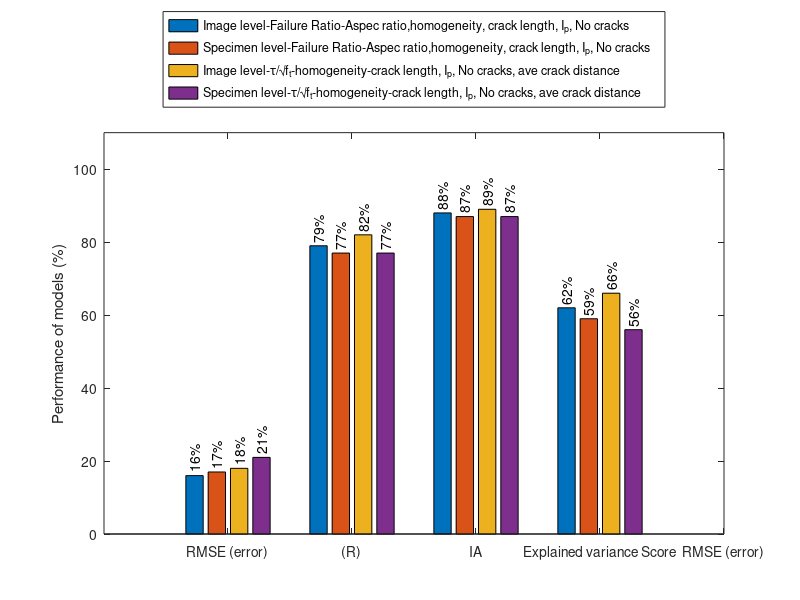

Recreate this plot in MATLAB. (Note: this script raises an error after producing the figure.)
clear all,clc
close all
% data set 1
data = 100*[ 0.16 , 0.17   , 0.18  ,0.21    ;  0.79 ,  0.77 , 0.82  , 0.77 ;0.88   ,0.87    ,  0.89  , 0.87   ;  0.62  , 0.59   , 0.66   ,  0.56  ];

% data = 100*[ 0.15  , 0.14  ,0.16  , 0.15  ; 0.82  , 0.85  , 0.80  , 0.83 ; 0.91  , 0.92 , 0.89 ,  0.91 ; 0.67  ,  0.71 ,  0.63 , 0.69  ];


fH = gcf; colormap(jet(4));
Labels = {'RMSE (error)', '(R)', 'IA','Explained variance Score'};
set(gca, 'XTick', 1:4, 'XTickLabel', Labels);
h=bar(data);
ylabel('Performance of models (%)')
ybuff=1;

for i=1:length(h)
    XDATA=get(get(h(i),'Children'),'XData');
    YDATA=get(get(h(i),'Children'),'YData');
    for j=1:size(XDATA,2)
        x=XDATA(1,j)+(XDATA(3,j)-XDATA(1,j))/2;
        y=YDATA(2,j)+ybuff;
        t=[num2str(YDATA(2,j),3), '%' ];
        text(x,y,t,'Color','k','HorizontalAlignment','left','Rotation',90)
    end
end
legend('Image level-Failure Ratio-Aspec ratio,homogeneity, crack length, I_{p}, No cracks','Specimen level-Failure Ratio-Aspec ratio,homogeneity, crack length, I_{p}, No cracks','Image level-\tau/\surd{f_t}-homogeneity-crack length, I_{p}, No cracks, ave crack distance','Specimen level-\tau/\surd{f_t}-homogeneity-crack length, I_{p}, No cracks, ave crack distance','Location','NorthOutside')
set(gca, 'XTick', 1:5, 'XTickLabel', Labels);

ylim([0 110])
applyhatch_pluscolor(fH,'//cc', 0, [0 1 0 1], jet(4))


% applyhatch_pluscolor(gcf,'|-.+\',0,[1 1 0 1 0 ],cool(5),200,3,2)
% legend('baseline','SVM using Wavelet feat','SVM using Geometrical feat','J48 using Geometrical feat','SVM+J48 Geometrical feat','Position','bestoutside')
print('Performance_All','-dpng', '-r1000');

%% Data set 2
clear all,clc
close all
% data set 1

% data2 = 100*[ 0.33, 0.37, 0.39,0.36 ,0.45  ,0.28 , 0.29,0.28 , 0.32, 0.35;0.9 ,0.86 ,0.86 ,0.9 , 0.87 ,0.91 ,0.9 ,0.91 ,0.9 ,0.88 ;0.94 ,0.92 ,0.92 ,0.94 ,0.92  ,0.95 , 0.94,0.95 ,0.94 ,0.93 ; 0.81,0.72 , 0.72,0.77 ,0.66  ,0.83 ,0.81 ,0.82 , 0.8,0.77];
data = 100*[ 0.31  ,0.32   ,0.32   , 0.33   ;  0.84  , 0.83 ,  0.82 , 0.82  ; 0.91  ,  0.9  ,0.89  ,  0.89  ; 0.7   , 0.69  ,0.67    ,   0.67 ];

% data = 100*[   ,   ,   ,    ;   ,    ,   ,   ;   ,   ,  ,    ;    ,   ,    ,    ];
% 

fH = gcf; colormap(jet(4));
Labels = {'NRMSE (error)', '(R)', 'IA','Explained variance Score'};
set(gca, 'XTick', 1:4, 'XTickLabel', Labels);
h=bar(data);
ylabel('Performance of models (%)')
ybuff=1;

for i=1:length(h)
    XDATA=get(get(h(i),'Children'),'XData');
    YDATA=get(get(h(i),'Children'),'YData');
    for j=1:size(XDATA,2)
        x=XDATA(1,j)+(XDATA(3,j)-XDATA(1,j))/2;
        y=YDATA(2,j)+ybuff;
        t=[num2str(YDATA(2,j),3), '%' ];
        text(x,y,t,'Color','k','HorizontalAlignment','left','Rotation',90)
    end
end
legend('Image level-entire panel-Aspect ratio,homogeneity,length, ave crack distance','Specimen level-entire panel-Aspect ratio,homogeneity,length, ave crack distance','Image level-50% subsampled-Aspect ratio,homogeneity,length, ave crack distance','Image level-30% subsampled-Aspect ratio,homogeneity,length, ave crack distance','Location','NorthOutside')
set(gca, 'XTick', 1:5, 'XTickLabel', Labels);

ylim([0 110])
applyhatch_pluscolor(fH,'//cc', 0, [0 1 0 1], jet(4))

% applyhatch_pluscolor(gcf,'|-.+\',0,[1 1 0 1 0 ],cool(5),200,3,2)
% legend('baseline','SVM using Wavelet feat','SVM using Geometrical feat','J48 using Geometrical feat','SVM+J48 Geometrical feat','Position','bestoutside')
print('Performance_maxshear-ft','-dpng', '-r1000');

%% paper figure 3

clear all,clc
close all
% data set 1

% data2 = 100*[ 0.33, 0.37, 0.39,0.36 ,0.45  ,0.28 , 0.29,0.28 , 0.32, 0.35;0.9 ,0.86 ,0.86 ,0.9 , 0.87 ,0.91 ,0.9 ,0.91 ,0.9 ,0.88 ;0.94 ,0.92 ,0.92 ,0.94 ,0.92  ,0.95 , 0.94,0.95 ,0.94 ,0.93 ; 0.81,0.72 , 0.72,0.77 ,0.66  ,0.83 ,0.81 ,0.82 , 0.8,0.77];
data = 100*[ 0.18  , 0.19  , 0.43  ,  0.39  ; 0.85  ,  0.82  , 0.83  , 0.86  ; 0.92  ,0.9  , 0.91 , 0.92   ; 0.72   , 0.68  ,  0.69  , 0.74   ];



fH = gcf; colormap(jet(4));
Labels = {'NRMSE (error)', '(R)', 'IA','Explained variance Score'};
set(gca, 'XTick', 1:4, 'XTickLabel', Labels);
h=bar(data);
ylabel('Performance of models (%)')
ybuff=1;

for i=1:length(h)
    XDATA=get(get(h(i),'Children'),'XData');
    YDATA=get(get(h(i),'Children'),'YData');
    for j=1:size(XDATA,2)
        x=XDATA(1,j)+(XDATA(3,j)-XDATA(1,j))/2;
        y=YDATA(2,j)+ybuff;
        t=[num2str(YDATA(2,j),3), '%' ];
        text(x,y,t,'Color','k','HorizontalAlignment','left','Rotation',90)
    end
end
legend('Image level-\tau/\surd{f_t}-homogeneity-crack length, I_{p}, No cracks, ave crack distance','Specimen level-\tau/\surd{f_t}-homogeneity-crack length, I_{p}, No cracks, ave crack distance','Image level-\sigma_{2}/\surd{f_t}-Aspect ratio-homogeneity-crack length, ave crack distance','Specimen level-\sigma_{2}/\surd{f_t}-Aspect ratio-homogeneity-crack length, ave crack distance','Location','NorthOutside')
set(gca, 'XTick', 1:5, 'XTickLabel', Labels);

ylim([0 110])
applyhatch_pluscolor(fH,'//cc', 0, [0 1 0 1], jet(4))

% applyhatch_pluscolor(gcf,'|-.+\',0,[1 1 0 1 0 ],cool(5),200,3,2)
% legend('baseline','SVM using Wavelet feat','SVM using Geometrical feat','J48 using Geometrical feat','SVM+J48 Geometrical feat','Position','bestoutside')
print('Performance_monotonic-sigma2-shear-ft','-dpng', '-r1000');

%% Data set 2
clear all,clc
close all
% data set 1

% data2 = 100*[ 0.33, 0.37, 0.39,0.36 ,0.45  ,0.28 , 0.29,0.28 , 0.32, 0.35;0.9 ,0.86 ,0.86 ,0.9 , 0.87 ,0.91 ,0.9 ,0.91 ,0.9 ,0.88 ;0.94 ,0.92 ,0.92 ,0.94 ,0.92  ,0.95 , 0.94,0.95 ,0.94 ,0.93 ; 0.81,0.72 , 0.72,0.77 ,0.66  ,0.83 ,0.81 ,0.82 , 0.8,0.77];
data = 100*[ 0.16  ,  0.17  , 0.17   , 0.18    ; 0.77   , 0.72  ,  0.72  , 0.7 ; 0.86   , 0.84    , 0.84 , 0.82   ; .59   ,  0.48  ,0.50     ,  0.48   ];
% data = 100*[    ,    ,    ,     ;    ,   ,    ,  ;    ,     ,  ,    ;    ,    ,     ,     ];

% data = 100*[   ,   ,   ,    ;   ,    ,   ,   ;   ,   ,  ,    ;    ,   ,    ,    ];
% 

fH = gcf; colormap(jet(4));
Labels = {'NRMSE (error)', '(R)', 'IA','Explained variance Score'};
set(gca, 'XTick', 1:4, 'XTickLabel', Labels);
h=bar(data);
ylabel('Performance of models (%)')
ybuff=1;

for i=1:length(h)
    XDATA=get(get(h(i),'Children'),'XData');
    YDATA=get(get(h(i),'Children'),'YData');
    for j=1:size(XDATA,2)
        x=XDATA(1,j)+(XDATA(3,j)-XDATA(1,j))/2;
        y=YDATA(2,j)+ybuff;
        t=[num2str(YDATA(2,j),3), '%' ];
        text(x,y,t,'Color','k','HorizontalAlignment','left','Rotation',90)
    end
end
legend('No sampling-Entire panel','10 resampling-Training and test from 80-100 % resampled blocks','10 resampling-Training and test from 60-100 % resampled blocks','10 resampling-Training and test from 20-100 % resampled blocks','Location','NorthOutside')
set(gca, 'XTick', 1:5, 'XTickLabel', Labels);

ylim([0 110])
applyhatch_pluscolor(fH,'//cc', 0, [0 1 0 1], jet(4))

% applyhatch_pluscolor(gcf,'|-.+\',0,[1 1 0 1 0 ],cool(5),200,3,2)
% legend('baseline','SVM using Wavelet feat','SVM using Geometrical feat','J48 using Geometrical feat','SVM+J48 Geometrical feat','Position','bestoutside')
print('Performance_sampling','-dpng', '-r1000');

%% Data set 2
clear all,clc
close all
% data set 1

% data2 = 100*[ 0.33, 0.37, 0.39,0.36 ,0.45  ,0.28 , 0.29,0.28 , 0.32, 0.35;0.9 ,0.86 ,0.86 ,0.9 , 0.87 ,0.91 ,0.9 ,0.91 ,0.9 ,0.88 ;0.94 ,0.92 ,0.92 ,0.94 ,0.92  ,0.95 , 0.94,0.95 ,0.94 ,0.93 ; 0.81,0.72 , 0.72,0.77 ,0.66  ,0.83 ,0.81 ,0.82 , 0.8,0.77];
% data = 100*[ 0.16  ,  0.17  , 0.17   , 0.18    ; 0.77   , 0.72  ,  0.72  , 0.7 ; 0.86   , 0.84    , 0.84 , 0.82   ; .59   ,  0.48  ,0.50     ,  0.48   ];
data = 100*[ 0.16   , 0.21   ,0.2    ,   0.17  ; 0.77   ,  0.56 ,  0.62  , 0.7 ;   0.86 ,   0.71  ,0.74  ,   0.8 ; 0.59   , 0.29   ,  0.37   ,  0.48   ];

% data = 100*[   ,   ,   ,    ;   ,    ,   ,   ;   ,   ,  ,    ;    ,   ,    ,    ];
% 

fH = gcf; colormap(jet(4));
Labels = {'NRMSE (error)', '(R)', 'IA','Explained variance Score'};
set(gca, 'XTick', 1:4, 'XTickLabel', Labels);
h=bar(data);
ylabel('Performance of models (%)')
ybuff=1;

for i=1:length(h)
    XDATA=get(get(h(i),'Children'),'XData');
    YDATA=get(get(h(i),'Children'),'YData');
    for j=1:size(XDATA,2)
        x=XDATA(1,j)+(XDATA(3,j)-XDATA(1,j))/2;
        y=YDATA(2,j)+ybuff;
        t=[num2str(YDATA(2,j),3), '%' ];
        text(x,y,t,'Color','k','HorizontalAlignment','left','Rotation',90)
    end
end
legend('No sampling-Entire panel','Training from entire panel-Test from 30 % resampled blocks','Training from entire panel-Test from 50 % resampled blocks','Training from entire panel-Test from 80 % resampled blocks','Location','NorthOutside')
set(gca, 'XTick', 1:5, 'XTickLabel', Labels);

ylim([0 110])
applyhatch_pluscolor(fH,'//cc', 0, [0 1 0 1], jet(4))

% applyhatch_pluscolor(gcf,'|-.+\',0,[1 1 0 1 0 ],cool(5),200,3,2)
% legend('baseline','SVM using Wavelet feat','SVM using Geometrical feat','J48 using Geometrical feat','SVM+J48 Geometrical feat','Position','bestoutside')
print('Performance_sampling2','-dpng', '-r1000');


%% Data set 2
clear all,clc
close all
% data set 1

% data2 = 100*[ 0.33, 0.37, 0.39,0.36 ,0.45  ,0.28 , 0.29,0.28 , 0.32, 0.35;0.9 ,0.86 ,0.86 ,0.9 , 0.87 ,0.91 ,0.9 ,0.91 ,0.9 ,0.88 ;0.94 ,0.92 ,0.92 ,0.94 ,0.92  ,0.95 , 0.94,0.95 ,0.94 ,0.93 ; 0.81,0.72 , 0.72,0.77 ,0.66  ,0.83 ,0.81 ,0.82 , 0.8,0.77];
% data = 100*[ 0.16  ,  0.17  , 0.17   , 0.18    ; 0.77   , 0.72  ,  0.72  , 0.7 ; 0.86   , 0.84    , 0.84 , 0.82   ; .59   ,  0.48  ,0.50     ,  0.48   ];
data = 100*[ 0.16   ,  0.21  , 0.19   , 0.18   ; 0.77   ,0.55  , 0.64   , .68 ;   0.86 , 0.71   , .76 , .79  ; 0.59   ,0.27  , .4   ,  .45   ];

% data = 100*[   ,   ,   ,    ;   ,    ,   ,   ;   ,   ,  ,    ;    ,   ,    ,    ];
% 

fH = gcf; colormap(jet(4));
Labels = {'NRMSE (error)', '(R)', 'IA','Explained variance Score'};
set(gca, 'XTick', 1:4, 'XTickLabel', Labels);
h=bar(data);
ylabel('Performance of models (%)')
ybuff=1;

for i=1:length(h)
    XDATA=get(get(h(i),'Children'),'XData');
    YDATA=get(get(h(i),'Children'),'YData');
    for j=1:size(XDATA,2)
        x=XDATA(1,j)+(XDATA(3,j)-XDATA(1,j))/2;
        y=YDATA(2,j)+ybuff;
        t=[num2str(YDATA(2,j),3), '%' ];
        text(x,y,t,'Color','k','HorizontalAlignment','left','Rotation',90)
    end
end
legend('No sampling-Entire panel','Training from entire panel-Test from 10-100 % resampled blocks','Training from entire panel-Test from 60-100 % resampled blocks','Training from entire panel-Test from 80-100 % resampled blocks','Location','NorthOutside')
set(gca, 'XTick', 1:5, 'XTickLabel', Labels);

ylim([0 110])
applyhatch_pluscolor(fH,'//cc', 0, [0 1 0 1], jet(4))

% applyhatch_pluscolor(gcf,'|-.+\',0,[1 1 0 1 0 ],cool(5),200,3,2)
% legend('baseline','SVM using Wavelet feat','SVM using Geometrical feat','J48 using Geometrical feat','SVM+J48 Geometrical feat','Position','bestoutside')
print('Performance_sampling3','-dpng', '-r1000');
%% Data set 2
clear all,clc
close all
% data set 1

% data2 = 100*[ 0.33, 0.37, 0.39,0.36 ,0.45  ,0.28 , 0.29,0.28 , 0.32, 0.35;0.9 ,0.86 ,0.86 ,0.9 , 0.87 ,0.91 ,0.9 ,0.91 ,0.9 ,0.88 ;0.94 ,0.92 ,0.92 ,0.94 ,0.92  ,0.95 , 0.94,0.95 ,0.94 ,0.93 ; 0.81,0.72 , 0.72,0.77 ,0.66  ,0.83 ,0.81 ,0.82 , 0.8,0.77];
% data = 100*[ 0.16  ,  0.17  , 0.17   , 0.18    ; 0.77   , 0.72  ,  0.72  , 0.7 ; 0.86   , 0.84    , 0.84 , 0.82   ; .59   ,  0.48  ,0.50     ,  0.48   ];
% data = 100*[ 0.16   ,  0.21  , 0.19   , 0.18   ; 0.77   ,0.55  , 0.64   , .68 ;   0.86 , 0.71   , .76 , .79  ; 0.59   ,0.27  , .4   ,  .45   ];

data = 100*[ 0.16  , 0.26  , 0.21  ,  0.19  ;  0.77 , 0.27   ,  0.64 , 0.7  ; 0.86  , 0.53  ,0.7 ,0.81    ;  0.59  , 0.0  ,  0.4  , 0.49   ];
% 

fH = gcf; colormap(jet(4));
Labels = {'NRMSE (error)', '(R)', 'IA','Explained variance Score'};
set(gca, 'XTick', 1:4, 'XTickLabel', Labels);
h=bar(data);
ylabel('Performance of models (%)')
ybuff=1;

for i=1:length(h)
    XDATA=get(get(h(i),'Children'),'XData');
    YDATA=get(get(h(i),'Children'),'YData');
    for j=1:size(XDATA,2)
        x=XDATA(1,j)+(XDATA(3,j)-XDATA(1,j))/2;
        y=YDATA(2,j)+ybuff;
        t=[num2str(YDATA(2,j),3), '%' ];
        text(x,y,t,'Color','k','HorizontalAlignment','left','Rotation',90)
    end
end
legend('(Case 0) Training: entire panel-Test: entire panel','(Case III) Training: entire panel-Test: 10-100 % resampled blocks','(Case IV) Training: 10 % resampled blocks-Test: entire panel','(Case IV) Training: 20 % resampled blocks-Test: entire panel','Location','NorthOutside')
set(gca, 'XTick', 1:5, 'XTickLabel', Labels);

ylim([0 110])
applyhatch_pluscolor(fH,'//cc', 0, [0 1 0 1], jet(4))

% applyhatch_pluscolor(gcf,'|-.+\',0,[1 1 0 1 0 ],cool(5),200,3,2)
% legend('baseline','SVM using Wavelet feat','SVM using Geometrical feat','J48 using Geometrical feat','SVM+J48 Geometrical feat','Position','bestoutside')
print('Performance_sampling4','-dpng', '-r1000');

%%
clear all,clc
close all
% data set 1

% data2 = 100*[ 0.33, 0.37, 0.39,0.36 ,0.45  ,0.28 , 0.29,0.28 , 0.32, 0.35;0.9 ,0.86 ,0.86 ,0.9 , 0.87 ,0.91 ,0.9 ,0.91 ,0.9 ,0.88 ;0.94 ,0.92 ,0.92 ,0.94 ,0.92  ,0.95 , 0.94,0.95 ,0.94 ,0.93 ; 0.81,0.72 , 0.72,0.77 ,0.66  ,0.83 ,0.81 ,0.82 , 0.8,0.77];
data = 100*[ 0.32  , 0.19  ,0.39  ; 0.83 , 0.82  , 0.86  ; 0.9 ,0.9   , 0.92   ; 0.69, 0.68  , 0.74   ];



fH = gcf; colormap(jet(4));
Labels = {'NRMSE (error)', '(R)', 'IA','Explained variance Score'};
set(gca, 'XTick', 1:4, 'XTickLabel', Labels);
h=bar(data);
ylabel('Performance of models (%)')
ybuff=1;

for i=1:length(h)
    XDATA=get(get(h(i),'Children'),'XData');
    YDATA=get(get(h(i),'Children'),'YData');
    for j=1:size(XDATA,2)
        x=XDATA(1,j)+(XDATA(3,j)-XDATA(1,j))/2;
        y=YDATA(2,j)+ybuff;
        t=[num2str(YDATA(2,j),3), '%' ];
        text(x,y,t,'Color','k','HorizontalAlignment','left','Rotation',90)
    end
end
legend('\tau_{max}/\surd{f_t}-aspect ratio, homogeneity, L_{c}, ave crack distance','\tau/\surd{f_t}-homogeneity-L_{c}, I_{p}, N_{c}, ave crack distance','\sigma_{2}/\surd{f_t}-aspect ratio, homogeneity-L_{c}, ave crack distance','Location','NorthOutside')
set(gca, 'XTick', 1:5, 'XTickLabel', Labels);

ylim([0 110])
applyhatch_pluscolor(fH,'//c', 0, [0 1 0], jet(4))

% applyhatch_pluscolor(gcf,'|-.+\',0,[1 1 0 1 0 ],cool(5),200,3,2)
% legend('baseline','SVM using Wavelet feat','SVM using Geometrical feat','J48 using Geometrical feat','SVM+J48 Geometrical feat','Position','bestoutside')
print('performance_mix','-dpng', '-r1000');
